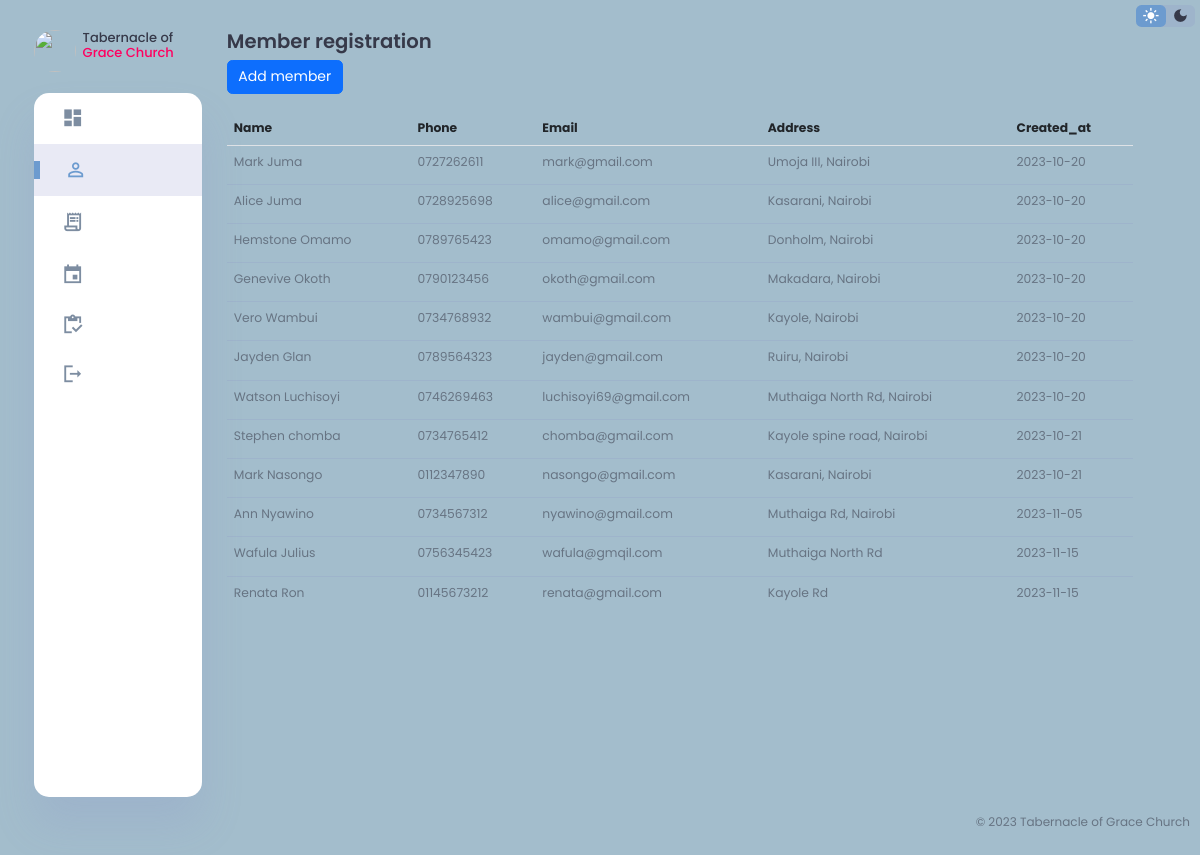
/register.php, run on the app's committed database.
### tables this page shows
CREATE TABLE `members` (
  `ID` int(11) NOT NULL,
  `Name` varchar(100) NOT NULL,
  `Phone` varchar(20) NOT NULL,
  `Email` varchar(200) NOT NULL,
  `Address` varchar(100) NOT NULL,
  `Created_at` date NOT NULL DEFAULT current_timestamp()
);

### register.php (the view, shortened to what this page needs)
<!DOCTYPE html>
<html lang="en">
<head>
  <link rel="stylesheet" href="	https://cdn.jsdelivr.net/npm/bootstrap@5.2.3/dist/css/bootstrap.min.css">
  <link rel="stylesheet" href="Styles/footer.css">
  <link rel="stylesheet" href="Styles/dashboard.css">
  <link rel="stylesheet" href="Styles/Reg.css">
</head>
<body>
  <div class="register">
    <aside>
      <div class="toggle">
        <div class="logo">
          <img src="images/logo.jpg">
          <h4>Tabernacle of <span class="danger">Grace Church</span></h4>
        </div>
      </div>
      <div class="sidebar">
        <a href="dashboard.php" >
          <span class="material-icons-sharp">
          </span>
        </a>
        <a href="register.php" class="active">
          <span class="material-icons-sharp">
          </span>
        </a>
        <a href="Bank.php">
          <span class="material-icons-sharp">
          </span>
        </a>
        <a href="event.php">
          <span class="material-icons-sharp">
          </span>
        </a>
        <a href="inventory.php">
            <span class="material-icons-sharp">
            </span>
        </a>
        <a href="index.php">
          <span class="material-icons-sharp">
          </span>
        </a>
      </div>
    </aside>
    <main>
      <div class="recent_orders">
        <h2>Member registration</h2>
        <a class="btn btn-primary" href="add_member.php" role="button">Add member</a>
        <br><br>
        <table class="table">
          <thead>
            <tr>
              <th>Name</th>
              <th>Phone</th>
              <th>Email</th>
              <th>Address</th>
              <th>Created_at</th>
            </tr>
          </thead>
          <tbody>
            <?php @include 'dbconnection.php';
              $sql = "SELECT * FROM members";
              $result = $conn->query($sql);
              while($row = $result -> fetch_assoc()){
                echo "
                <tr>
                  <td>$row[ID]</td>
                  <td>$row[Name]</td>
                  <td>$row[Phone]</td>
                  <td>$row[Email]</td>
                  <td>$row[Address]</td>
                  <td>$row[Created_at]</td>
                  <td>
                    <a class='btn btn-primary btn-sm' href='editMember.php?ID=$row[ID]'>Edit</a>
                    <a class='btn btn-danger btn-sm' href='remove_member.php?ID=$row[ID]'>Delete</a>
                  </td>
                </tr>
                ";
              }
            ?>
          </tbody>
        </table>
      </div>
    </main>
    <div class="right-section">
    <div class="nav">
      <div class="dark-mode">
        <span class="material-icons-sharp active">
        </span>
        <span class="material-icons-sharp">
        </span>
      </div>
    </div>
  </div>
  <footer class="foot">
    <p>&copy; 2023 Tabernacle of Grace Church</p>
  </footer>
</body>
</html>

### Styles/footer.css (style rules this page uses)
.foot { position: fixed; bottom: 0; right: 0; font-size: 12px; padding: 10px; font-weight: 400; }

### Styles/dashboard.css (style rules this page uses)
:root { --color-primary: #6C9BCF; --color-danger: #FF0060; --color-success: #1B9C85; --color-warning: #F7D060; --color-white: #fff; --color-info-dark: #7d8da1; --color-dark: #363949; --color-light: rgba(132, 139, 200, 0.18); --color-dark-variant: #677483; --color-background: #a3bdcc; --card-border-radius: 2rem; --border-radius-1: 0.4rem; --border-radius-2: 1.2rem; --card-padding: 1.8rem; --padding-1: 1.2rem; --box-shadow: 0 2rem 3rem var(--color-light); }
* { margin: 0; padding: 0; outline: 0; border: 0; text-decoration: none; box-sizing: border-box; }
html { font-size: 14px; }
body { width: 100vw; height: 100vh; font-family: 'Poppins', sans-serif; font-size: 0.88rem; user-select: none; overflow-x: hidden; color: var(--color-dark); background-color: var(--color-background); }
a { color: var(--color-dark); }
img { display: block; width: 100%; object-fit: cover; border-radius: 50%; }
h2 { font-weight: 600; font-size: 1.4rem; }
p { color: var(--color-dark-variant); }
.danger { color: var(--color-danger); }
aside { height: 100vh; }
aside .toggle { display: flex; align-items: center; justify-content: space-between; margin-top: 1.4rem; }
aside .toggle .logo { display: flex; gap: 0.5rem; }
aside .logo img { width: 3rem; height: 3rem; border-radius: 50px; }
aside .sidebar { display: flex; flex-direction: column; background-color: var(--color-white); box-shadow: var(--box-shadow); border-radius: 15px; height: 88vh; position: relative; top: 1.5rem; transition: all 0.3s ease; }
aside .sidebar a { display: flex; align-items: center; color: var(--color-info-dark); height: 3.7rem; gap: 1rem; position: relative; margin-left: 2rem; transition: all 0.3s ease; }
aside .sidebar a span { font-size: 1.6rem; transition: all 0.3s ease; }
aside .sidebar a:last-child { position: absolute; bottom: 2rem; width: 100%; }
aside .sidebar a.active { width: 100%; color: var(--color-primary); background-color: var(--color-light); margin-left: 0; }
aside .sidebar a.active::before { content: ''; width: 6px; height: 18px; background-color: var(--color-primary); }
aside .sidebar a.active span { color: var(--color-primary); margin-left: calc(1rem - 3px); }
main { margin-top: 1.4rem; }
main table tbody td { height: 2.8rem; border-bottom: 1px solid var(--color-light); color: var(--color-dark-variant); }
main table tbody tr:last-child td { border: none; }
.right-section { margin-top: 1.4rem; }
.right-section .nav { display: flex; justify-content: center; gap: 2rem; }
.right-section .dark-mode { background-color: var(--color-light); display: flex; justify-content: space-between; align-items: center; height: 1.6rem; width: 4.2rem; cursor: pointer; border-radius: var(--border-radius-1); }
.right-section .dark-mode span { font-size: 1.2rem; width: 50%; height: 100%; display: flex; align-items: center; justify-content: center; }
.right-section .dark-mode span.active { background-color: var(--color-primary); color: white; border-radius: var(--border-radius-1); }
@media screen and (max-width: 1200px) { aside .sidebar a { width: 5.6rem; } }
@media screen and (max-width: 1200px) { aside .sidebar a:last-child { position: relative; margin-top: 1.8rem; } }

### Styles/Reg.css (style rules this page uses)
body { padding: 10px; }
h4 { font-size: small; }
a { text-decoration: none; }
.nav { position: absolute; right: 5px; top: 5px; }

### register.php (style rules this page uses)
tbody { color: black; }
.register { display: grid; width: 96%; margin: 0 auto; gap: 1.8rem; grid-template-columns: 12rem 80%; }

### data on the page
members: Name "Mark Juma", Phone "0727262611", Email "mark@gmail.com", Address "Umoja III, Nairobi", Created_at "2023-10-20"
members: Name "Alice Juma", Phone "0728925698", Email "alice@gmail.com", Address "Kasarani, Nairobi", Created_at "2023-10-20"
members: Name "Hemstone Omamo", Phone "0789765423", Email "omamo@gmail.com", Address "Donholm, Nairobi", Created_at "2023-10-20"
members: Name "Genevive Okoth", Phone "0790123456", Email "okoth@gmail.com", Address "Makadara, Nairobi", Created_at "2023-10-20"
members: Name "Vero Wambui", Phone "0734768932", Email "wambui@gmail.com", Address "Kayole, Nairobi", Created_at "2023-10-20"
members: Name "Jayden Glan", Phone "0789564323", Email "jayden@gmail.com", Address "Ruiru, Nairobi", Created_at "2023-10-20"
members: Name "Watson Luchisoyi", Phone "0746269463", Email "luchisoyi69@gmail.com", Address "Muthaiga North Rd, Nairobi", Created_at "2023-10-20"
members: Name "Stephen chomba", Phone "0734765412", Email "chomba@gmail.com", Address "Kayole spine road, Nairobi", Created_at "2023-10-21"
members: Name "Mark Nasongo", Phone "0112347890", Email "nasongo@gmail.com", Address "Kasarani, Nairobi", Created_at "2023-10-21"
members: Name "Ann Nyawino", Phone "0734567312", Email "nyawino@gmail.com", Address "Muthaiga Rd, Nairobi", Created_at "2023-11-05"
members: Name "Wafula Julius", Phone "0756345423", Email "wafula@gmqil.com", Address "Muthaiga North Rd", Created_at "2023-11-15"
members: Name "Renata Ron", Phone "01145673212", Email "renata@gmail.com", Address "Kayole Rd", Created_at "2023-11-15"
